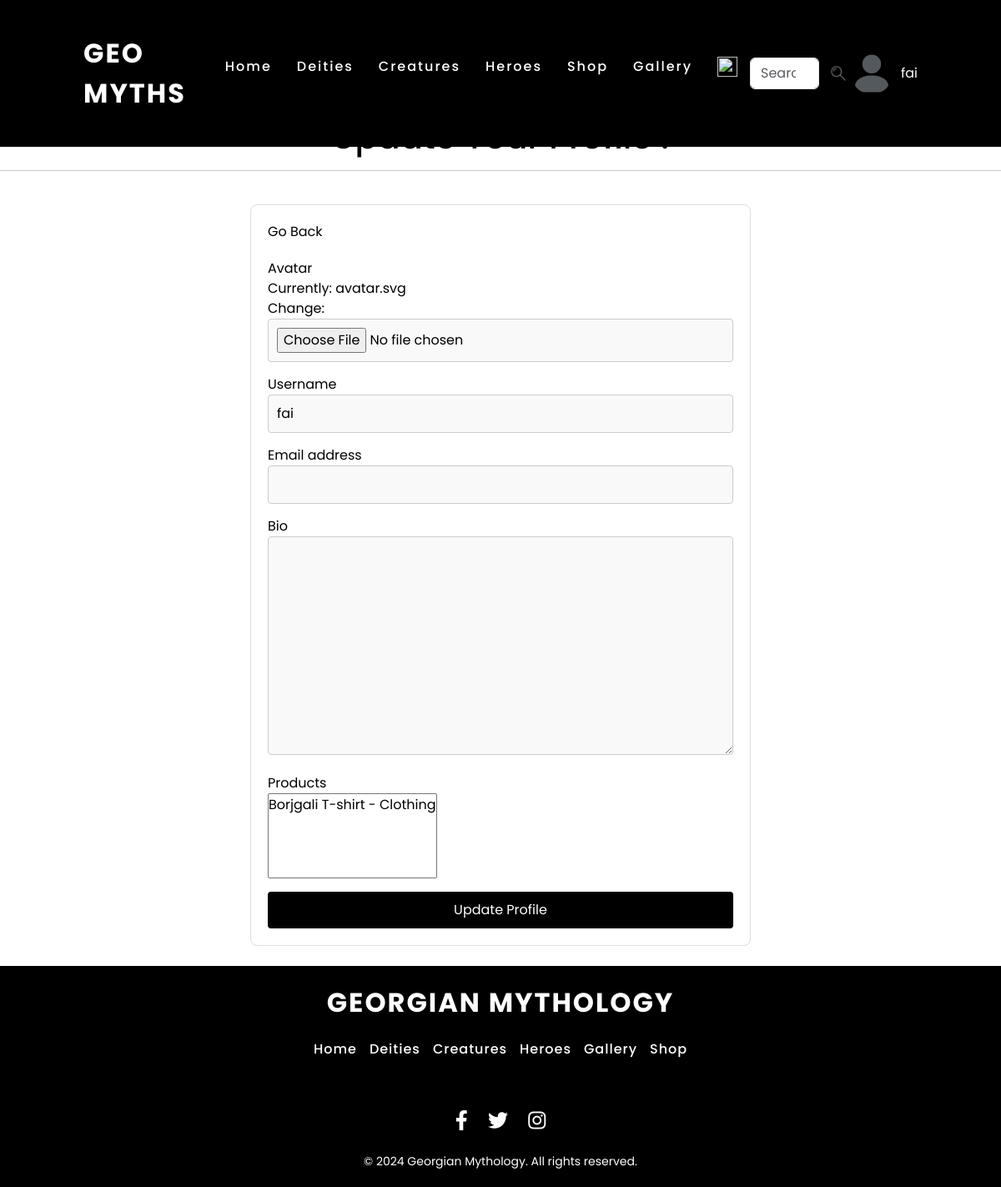
Before: /update_user/ (signed in) with the older database file.
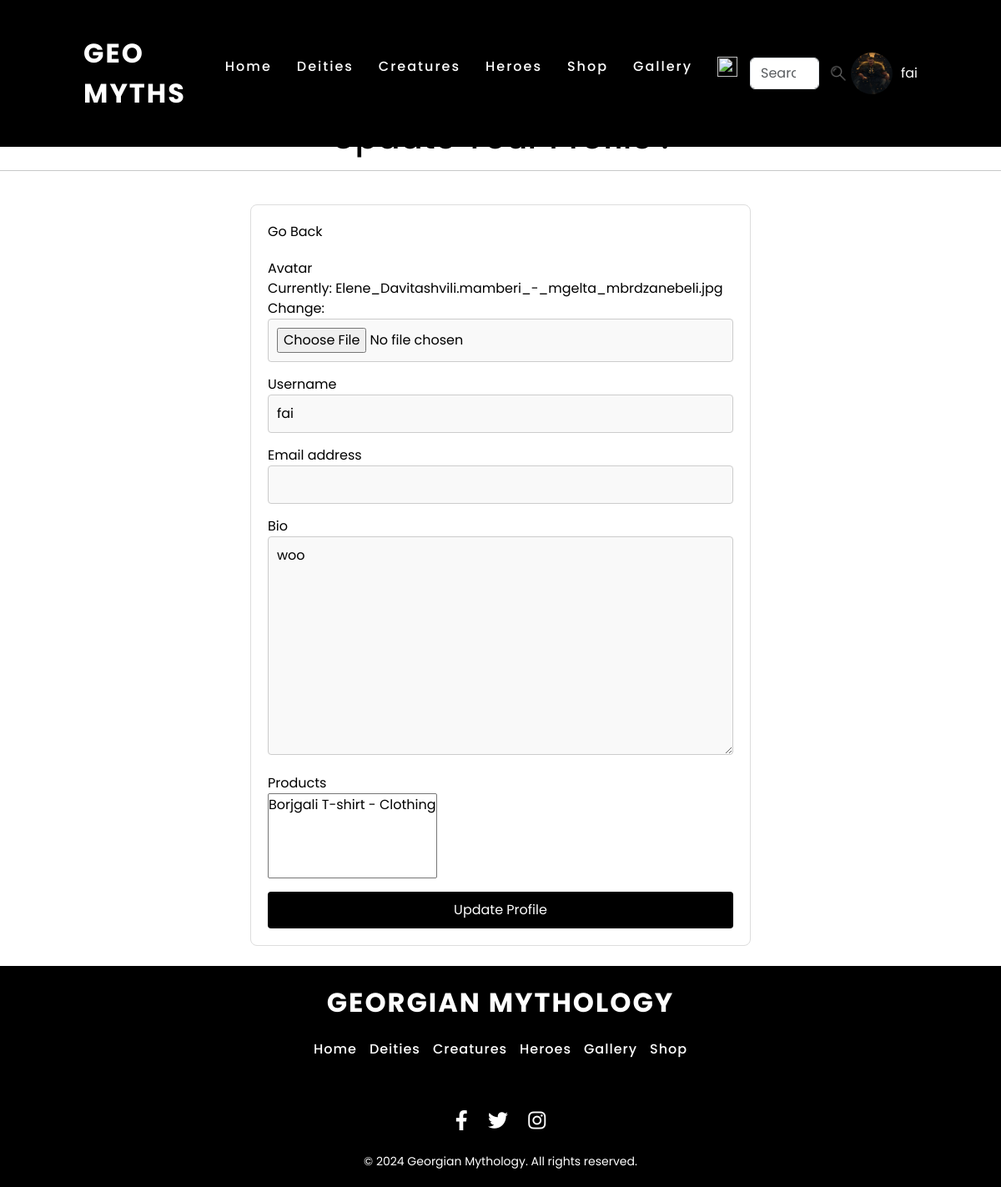
After: the same page with the newer database file.
### base/models.py (models this page shows)
class User(AbstractUser):
    products = models.ManyToManyField(Product, related_name='users', blank=True)
    avatar = models.ImageField(null=True, default='avatar.svg')
    bio = models.TextField(null=True)

### base/views.py (the view)
# urls.py: path('update_user/', views.update_user, name='update_user'),
@login_required(login_url='login')
def update_user(request):
    user = request.user
    form = UserForm(instance=user)
    if request.method == 'POST':
        form = UserForm(request.POST, request.FILES, instance=user)
        if form.is_valid():
            form.save()
            return redirect('profile', user.id)
    context = {'form': form}
    return render(request, 'base/update_user.html', context)

### base/forms.py
class UserForm(ModelForm):
    class Meta:
        model = User
        fields = ['avatar', 'username', 'email', 'bio', 'products']

### base/models.py (called while the page is built)
    def __str__(self):
        types = ', '.join([type.name for type in self.type.all()])
        return f"{self.name} - {types}"

### base/templates/base/update_user.html (shortened to what this page needs)
{% extends 'main.html' %}
{% block content %}
<h1>Update Your Profile :</h1><hr>
<br>
<div class="profile-container">
    <a href="{{ request.META.HTTP_REFERER }}" class="back-link">Go Back</a>
    <form method="POST" action="" enctype="multipart/form-data" class="profile-form">
        {% for field in form %}
            <div class="form-group">
                {{ field.label }}<br>
                {{ field }}
            </div>
        {% endfor %}
        <button class="btn btn-submit" type="submit">Update Profile</button>
    </form>
</div><br>
{% endblock %}

### templates/navbar.html (shortened to what this page needs)
{% load static %}
<link rel="stylesheet" type="text/css" href="{% static 'css/styles.css' %}">
<header>
    <a href="{% url 'home' %}" class="logo">Geo Myths</a>
    <ul>
        <li><a href="{% url 'home' %}">Home</a></li>
        <li><a href="{% url 'deities' %}">Deities</a></li>
        <li><a href="{% url 'creatures' %}">Creatures</a></li>
        <li><a href="{% url 'heroes' %}">Heroes</a></li>
        <li><a href="{% url 'shop' %}">Shop</a></li>
        <li><a href="{% url 'gallery' %}">Gallery</a></li>
        {% if request.user.is_authenticated %}
            <li>
                <a href="{% url 'profile' request.user.id %}"><img src="https://cdn-icons-png.flaticon.com/128/428/428173.png" style="width: 24px; height: 24px;"></a>
            </li>
        {% else %}
            <li>
                <a href="{% url 'login' %}">Log in</a>
            </li>
        {% endif %}
    </ul>
    <form class="d-flex" role="search" action="" method="get">
    <input name="q" class="form-control me-2" type="search" placeholder="Search" aria-label="Search">
    <button class="btn search-button" type="submit">
        <img src="{% static 'images/search.png' %}" alt="Search">
    </button>
    </form>
   {% if request.user.is_authenticated %}
    <div class="dropdown profile-dropdown">
        <a href="#" class="dropbtn">
            <img src="{{ request.user.avatar.url }}" width="50px" height="50px" style="border-radius: 50%;">
            <label style="color:white;">{{ request.user.username }}</label>
        </a>
    </div>
{% endif %}
</header>

Changed rows visible on the page:
changed User "fai": user.avatar: picture added in place of a placeholder; bio (not shown) → "woo"
Other visible differences:
text no longer shown: "Currently: avatar.svg Change:"
text now shown: "Currently: Elene_Davitashvili.mamberi_-_mgelta_mbrdzanebeli.jpg Change:"
